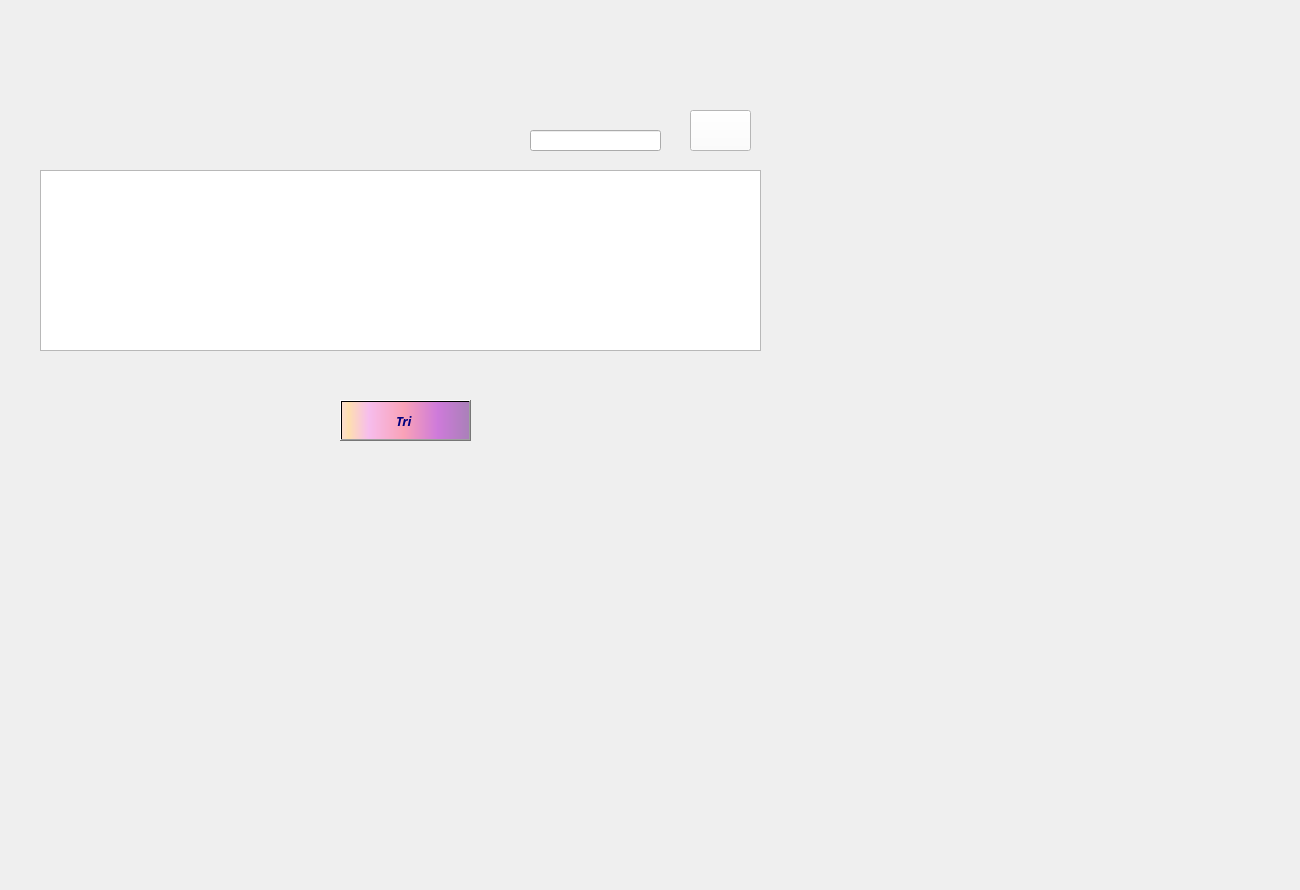
     <widget class="QWidget" name="tab_clients_5">
      <attribute name="title">
       <string>Afficher</string>
      </attribute>
      <widget class="QLabel" name="label_42">
       <property name="geometry">
        <rect>
         <x>-490</x>
         <y>-230</y>
         <width>1291</width>
         <height>881</height>
        </rect>
       </property>
       <property name="text">
        <string/>
       </property>
       <property name="pixmap">
        <pixmap>../../../../../../../../../../images_projets/cake-balls-4139984_1920.jpg</pixmap>
       </property>
      </widget>
      <widget class="QPushButton" name="pushButton_rechCl_6">
       <property name="geometry">
        <rect>
         <x>690</x>
         <y>110</y>
         <width>61</width>
         <height>41</height>
        </rect>
       </property>
       <property name="font">
        <font>
         <family>Lucida Calligraphy</family>
         <pointsize>10</pointsize>
         <weight>75</weight>
         <italic>true</italic>
         <bold>true</bold>
         <underline>false</underline>
         <strikeout>false</strikeout>
        </font>
       </property>
       <property name="styleSheet">
        <string notr="true">background-color: rgb(255, 255, 255);</string>
       </property>
       <property name="text">
        <string/>
       </property>
       <property name="icon">
        <iconset>
         <normaloff>../../../../../../../../../../images_projets/business_management_discovery_search_focus_research-512.png</normaloff>../../../../../../../../../../images_projets/business_management_discovery_search_focus_research-512.png</iconset>
       </property>
       <property name="iconSize">
        <size>
         <width>30</width>
         <height>30</height>
        </size>
       </property>
       <property name="checkable">
        <bool>false</bool>
       </property>
       <property name="autoRepeatDelay">
        <number>303</number>
       </property>
      </widget>
      <widget class="QTableView" name="tableView_6">
       <property name="geometry">
        <rect>
         <x>40</x>
         <y>170</y>
         <width>721</width>
         <height>181</height>
        </rect>
       </property>
       <property name="styleSheet">
        <string notr="true">color: rgb(0, 0, 127);</string>
       </property>
      </widget>
      <widget class="QLineEdit" name="lineEdit_rech_type_2">
       <property name="geometry">
        <rect>
         <x>530</x>
         <y>130</y>
         <width>131</width>
         <height>21</height>
        </rect>
       </property>
       <property name="styleSheet">
        <string notr="true">color: rgb(0, 0, 127);</string>
       </property>
      </widget>
      <widget class="QPushButton" name="pushButton_triJeu_2">
       <property name="geometry">
        <rect>
         <x>340</x>
         <y>400</y>
         <width>131</width>
         <height>41</height>
        </rect>
       </property>
       <property name="font">
        <font>
         <family>Lucida Calligraphy</family>
         <pointsize>10</pointsize>
         <weight>75</weight>
         <italic>true</italic>
         <bold>true</bold>
         <underline>false</underline>
         <strikeout>false</strikeout>
        </font>
       </property>
       <property name="styleSheet">
        <string notr="true">background-color: qlineargradient(spread:pad, x1:1, y1:0, x2:1, y2:0, stop:0.919598 rgba(255, 0, 111, 255), stop:0.98 rgba(0, 0, 0, 255), stop:1 rgba(235, 148, 61, 255));
color: rgb(0, 0, 127);
background-color: qlineargradient(spread:pad, x1:0, y1:0, x2:1, y2:0, stop:0.0100503 rgba(252, 222, 204, 255), stop:0.0502513 rgba(254, 223, 175, 255), stop:0.211055 rgba(246, 189, 237, 255), stop:0.487437 rgba(249, 162, 183, 255), stop:0.753769 rgba(206, 122, 218, 255), stop:1 rgba(170, 128, 185, 255));</string>
       </property>
       <property name="text">
        <string>Tri </string>
       </property>
       <property name="icon">
        <iconset>
         <normaloff>../../../../../../../../../../images_projets/tri_91.png</normaloff>../../../../../../../../../../images_projets/tri_91.png</iconset>
       </property>
       <property name="iconSize">
        <size>
         <width>30</width>
         <height>50</height>
        </size>
       </property>
       <property name="checkable">
        <bool>false</bool>
       </property>
       <property name="autoRepeatDelay">
        <number>303</number>
       </property>
      </widget>
     </widget>
